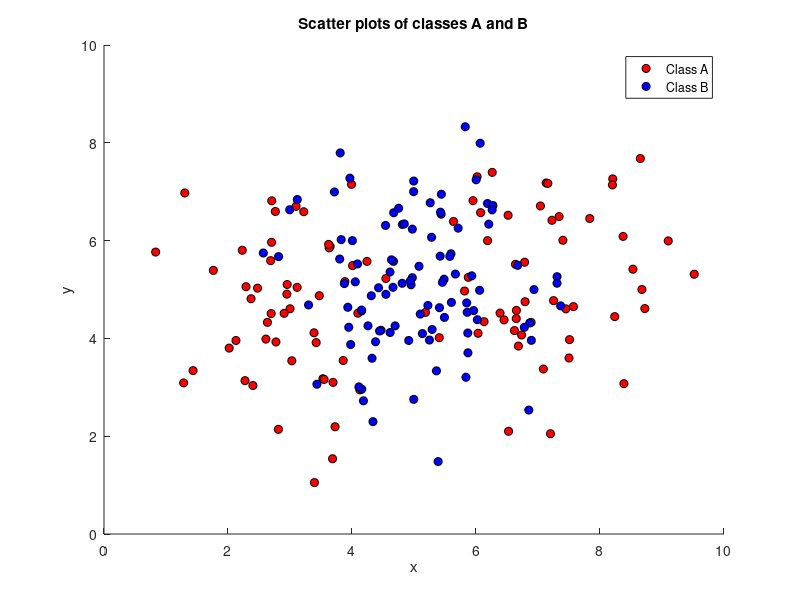

MATLAB code to generate this figure: (Note: this script raises an error after producing the figure.)
%% Clear;

clear all;
close all;
%% Read data

a_data = load('data_lvq_A');
a_data = a_data.matA;

b_data = load('data_lvq_B');
b_data = b_data.matB;

%% Create combined scatter plot
figure(1);
hold on;
scatter(a_data(:,1),a_data(:,2),'MarkerFaceColor', ...
    [1 0 0], 'MarkerEdgeColor',[0 0 0]);
scatter(b_data(:,1),b_data(:,2),'MarkerFaceColor', ...
    [0 0 1], 'MarkerEdgeColor',[0 0 0]);
xlabel('x');
ylabel('y');
legend('Class A','Class B');
title('Scatter plots of classes A and B');
hold off;

%% LVQ1

% Settings
num_epochs = 200;
% Learning Rate
lr = 0.01;

% Allocate array for results
% Attach label to data (0 for class A and 1 for 
% class B) and merge the sets
a_data(:,3) = 0;
b_data(:,3) = 1;
total_data = [a_data;b_data];


% Initialize weight vectors
%w_1 = [2, 4.5, 0];  %% Belongs to class A
%w_2 = [5, 6, 1];    %% Belongs to class B
%w_3 = [8, 4.5, 0];  %% Belongs to class A
%w_4 = [5, 4, 1];    %% Belongs to class B

w_1 = [mean(a_data(:,1)), mean(a_data(:,2)), 0];  %% Belongs to class A
w_2 = [mean(b_data(:,1)), mean(b_data(:,2)), 1];    %% Belongs to class B
% w_3 = [mean(a_data(:,1)), mean(a_data(:,2)), 0];  %% Belongs to class A
% w_4 = [mean(b_data(:,1)), mean(b_data(:,2)), 1];    %% Belongs to class B


% Put it all in 1 weight matrix
weights_1_1 = [mean(a_data(:,1)), mean(a_data(:,2)), 0; ...
               mean(b_data(:,1)), mean(b_data(:,2)), 1];
weights_2_1 = [mean(a_data(:,1))+rand(1,1), mean(a_data(:,2))+rand(1,1), 0; ...
               mean(a_data(:,1))-rand(1,1), mean(a_data(:,2))-rand(1,1), 0;
               mean(b_data(:,1)), mean(b_data(:,2)), 1];
weights_1_2 = [mean(b_data(:,1))+rand(1,1), mean(b_data(:,2))+rand(1,1), 1; ...
               mean(b_data(:,1))-rand(1,1), mean(b_data(:,2))-rand(1,1), 1;
               mean(a_data(:,1)), mean(a_data(:,2)), 0];
weights_2_2 = [mean(a_data(:,1))+rand(1,1), mean(a_data(:,2))+rand(1,1), 0; ...
               mean(a_data(:,1))-rand(1,1), mean(a_data(:,2))-rand(1,1), 0; ...
               mean(b_data(:,1))+rand(1,1), mean(b_data(:,2))+rand(1,1), 1; ...
               mean(b_data(:,1))-rand(1,1), mean(b_data(:,2))-rand(1,1), 1;];

first_prototype_over_time = zeros(2, num_epochs); 
           
errors = zeros(4, 200);
for it = 1:4
    if it == 1
        weights = weights_1_1;
    elseif it == 2
        weights = weights_2_1;
    elseif it == 3
        weights = weights_1_2;
    else
        weights = weights_2_2;
    end
    for epoch = 1:num_epochs
        for datapoint = 1:200
            current_point = total_data(datapoint,1:2);
            current_label = total_data(datapoint,3);
            weights = adjust_weights(weights, current_point, current_label, lr);
        end

        % Calculate error rate current epoch
        n_errors = 0;
        for datapoint = 1:200
            current_point = total_data(datapoint,1:2);
            current_label = total_data(datapoint,3);

            n_errors = n_errors + is_incorrect(weights, current_point, current_label);
        end
        errors(it,epoch) = n_errors / 200;
        first_prototype_over_time(1,epoch) = weights(2,1);        
        first_prototype_over_time(2,epoch) = weights(2,2);
    end
    if it == 1
        final_weights_1_1 = weights;
    elseif it == 2
        final_weights_2_1 = weights;
    elseif it == 3
        final_weights_1_2 = weights;
    else
        final_weights_2_2 = weights;
    end
end
%% Error Plot
figure(2);
hold on;
plot(1:200,errors(1,:),'Color','red');
plot(1:200,errors(2,:),'Color','blue');
plot(1:200,errors(3,:),'Color', 'green');
plot(1:200,errors(4,:),'Color', 'black');
legend('1A 1B','2A 1B', '1A 2B', '2A 2B');
xlabel('Epoch');
ylabel('Error Rate');
xlim([0 200]);
ylim([0 1]);
hold off;

%% Prototype Movement plot

figure(1);
hold on;
scatter(a_data(:,1),a_data(:,2),'MarkerFaceColor', ...
    [1 0 0], 'MarkerEdgeColor',[0 0 0]);
scatter(b_data(:,1),b_data(:,2),'MarkerFaceColor', ...
    [0 0 1], 'MarkerEdgeColor',[0 0 0]);
for part = 1:200
   scatter(first_prototype_over_time(1,part),first_prototype_over_time(2,part), ...
           'filled', 'MarkerFaceAlpha',1/part,'MarkerFaceColor',[1-(part/200) 1 0]);  
end
xlabel('x');
ylabel('y');
legend('Class A','Class B');
title('Scatter plots of classes A and B');
hold off;

%% Plot data according to prototypes
figure(3);
subplot(2,2,1);
hold on;

% Plot 1_1
weight = final_weights_1_1;
classes = zeros(1,200);
for row = 1:200
    classes(row) = classify_point(total_data(row,1:2),weight);
end

a_indices = find(classes == 1);
b_indices = find(classes == 0);
scatter(total_data(a_indices,1), total_data(a_indices,2), 'MarkerFaceColor', ...
[0 0 1], 'MarkerEdgeColor', [0 0 0]);

scatter(total_data(b_indices,1), total_data(b_indices,2), 'MarkerFaceColor', ...
[1 0 0], 'MarkerEdgeColor', [0 0 0]);
title('1 - 1');
xlabel('x');
ylabel('y');
legend('Class B','Class A');
hold off;

% Plot 1_2
subplot(2,2,2);
hold on;
weight = final_weights_1_2;
classes = zeros(1,200);
for row = 1:200
    classes(row) = classify_point(total_data(row,1:2),weight);
end

a_indices = find(classes == 1);
b_indices = find(classes == 0);
scatter(total_data(a_indices,1), total_data(a_indices,2), 'MarkerFaceColor', ...
[0 0 1], 'MarkerEdgeColor', [0 0 0]);

scatter(total_data(b_indices,1), total_data(b_indices,2), 'MarkerFaceColor', ...
[1 0 0], 'MarkerEdgeColor', [0 0 0]);
title('1 - 2');
xlabel('x');
ylabel('y');
legend('Class B','Class A');
hold off;

% Plot 2_1
subplot(2,2,3);
hold on;
weight = final_weights_2_1;
classes = zeros(1,200);
for row = 1:200
    classes(row) = classify_point(total_data(row,1:2),weight);
end

a_indices = find(classes == 1);
b_indices = find(classes == 0);
scatter(total_data(a_indices,1), total_data(a_indices,2), 'MarkerFaceColor', ...
[0 0 1], 'MarkerEdgeColor', [0 0 0]);

scatter(total_data(b_indices,1), total_data(b_indices,2), 'MarkerFaceColor', ...
[1 0 0], 'MarkerEdgeColor', [0 0 0]);
title('2 - 1');
xlabel('x');
ylabel('y');
legend('Class B','Class A');    
hold off;

% Plot 2_2
subplot(2,2,4);
hold on;
weight = final_weights_2_2;
classes = zeros(1,200);
for row = 1:200
    classes(row) = classify_point(total_data(row,1:2),weight);
end

a_indices = find(classes == 1);
b_indices = find(classes == 0);
scatter(total_data(a_indices,1), total_data(a_indices,2), 'MarkerFaceColor', ...
[0 0 1], 'MarkerEdgeColor', [0 0 0]);

scatter(total_data(b_indices,1), total_data(b_indices,2), 'MarkerFaceColor', ...
[1 0 0], 'MarkerEdgeColor', [0 0 0]);

title('2 - 2');
xlabel('x');
ylabel('y');
legend('Class B','Class A');
hold off;